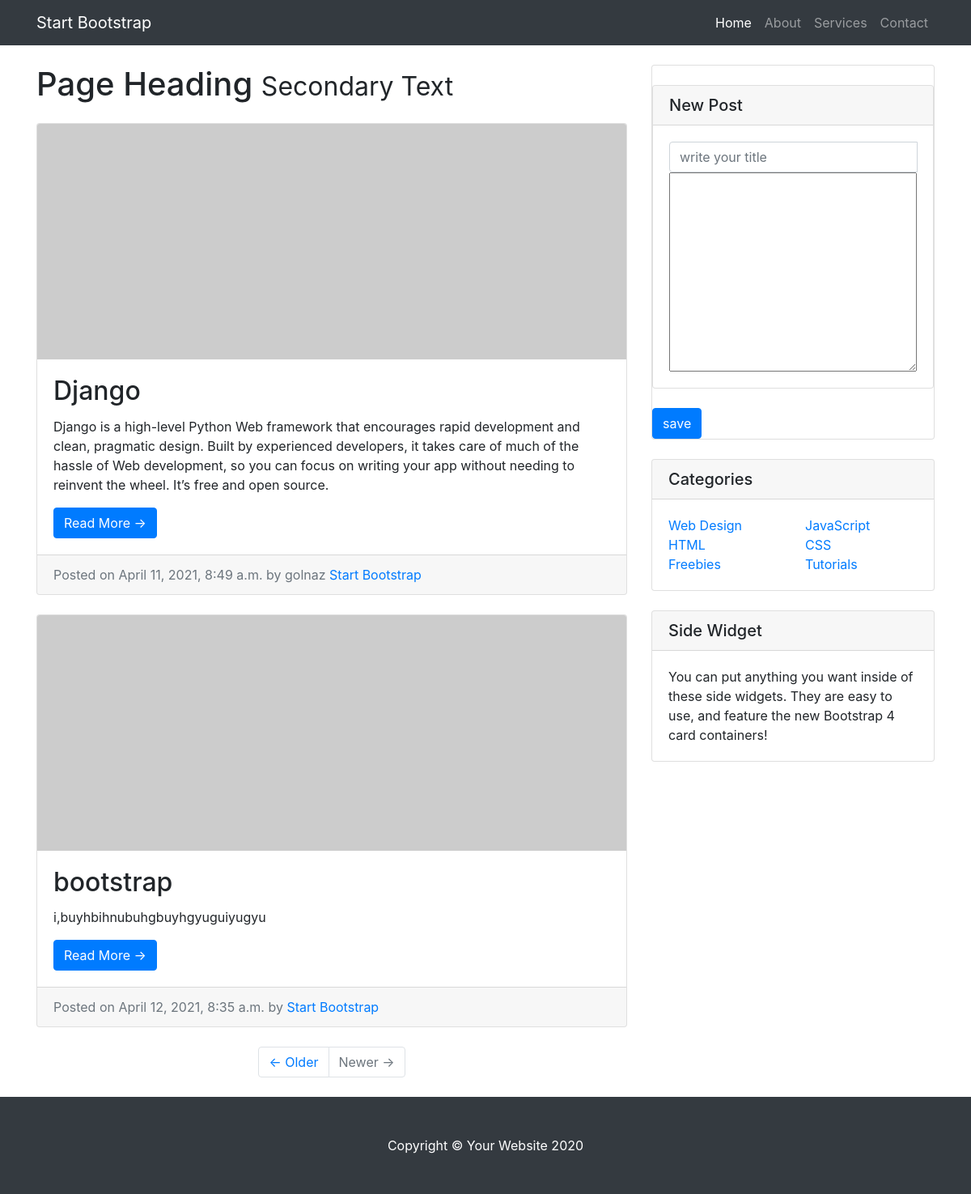
The page / on the database its author committed.
### posts/models.py (models this page shows, shortened)
class Post(models.Model):
    title = models.CharField(max_length=255)
    content = models.TextField()
    created_at = models.DateTimeField(auto_now_add=True)
    user = models.ForeignKey(
        User, on_delete=models.CASCADE,null=True,default=None
    )

### pages/views.py (the view)
# urls.py: path('',index_view,name="index"),
def index_view(request):
    posts = Post.objects.all()
    form = PostForm(request.POST or None)
    if form.is_valid():
        form.save()
        form = PostForm()
        messages.success(request,'saving successfully.')
    context = {
        'form':form,
        'posts': posts
    }
    return render(request, 'index.html', context)

### posts/forms.py
class PostForm(forms.ModelForm):
    title = forms.CharField(widget=
                            forms.TextInput(
                                attrs= {
                                    "class":"form-control",
                                    "placeholder":"write your title"
                                }
                            )
                        )
    class Meta:
        model= Post
        fields= [
            'title',
            'content',
        ]

### templates/index.html (shortened to what this page needs)
{% extends 'base.html' %}
{% block page %}
    <div class="row">
        <div class="col-md-8">
            <h1 class="my-4">Page Heading
                <small>Secondary Text</small>
            </h1>
            {% for post in posts %}
            <div class="card mb-4">
                <img class="card-img-top" src="http://placehold.it/750x300" alt="Card image cap">
                <div class="card-body">
                    <h2 class="card-title">{{ post.title }}</h2>
                    <p class="card-text">{{ post.content }}</p>
                    <a href="#" class="btn btn-primary">Read More &rarr;</a>
                </div>
                <div class="card-footer text-muted">
                    Posted on {{ post.created_at }} by {{ post.user.username }}
                    <a href="#">Start Bootstrap</a>
                </div>
            </div>
            {% endfor %}
            <ul class="pagination justify-content-center mb-4">
                <li class="page-item">
                    <a class="page-link" href="#">&larr; Older</a>
                </li>
                <li class="page-item disabled">
                    <a class="page-link" href="#">Newer &rarr;</a>
                </li>
            </ul>
        </div>
        <div class="col-md-4">
            <div class="card my-4">
                 <form method="POST">
            <div class="card my-4">
            <h5 class="card-header">New Post</h5>
            <div class="card-body">
                <div class="input-group">
                    {{ form.title }}
                </div>
                 <div class="input-group">
                    {{ form.content }}
                </div>
            </div>
        </div>
            <button class="btn btn-primary">save</button>
        </form>
            </div>
            <div class="card my-4">
                <h5 class="card-header">Categories</h5>
                <div class="card-body">
                    <div class="row">
                        <div class="col-lg-6">
                            <ul class="list-unstyled mb-0">
                                <li>
                                    <a href="#">Web Design</a>
                                </li>
                                <li>
                                    <a href="#">HTML</a>
                                </li>
                                <li>
                                    <a href="#">Freebies</a>
                                </li>
                            </ul>
                        </div>
                        <div class="col-lg-6">
                            <ul class="list-unstyled mb-0">
                                <li>
                                    <a href="#">JavaScript</a>
                                </li>
                                <li>
                                    <a href="#">CSS</a>
                                </li>
                                <li>
                                    <a href="#">Tutorials</a>
                                </li>
                            </ul>
                        </div>
                    </div>
                </div>
            </div>
            <div class="card my-4">
                <h5 class="card-header">Side Widget</h5>
                <div class="card-body">
                    You can put anything you want inside of these side widgets. They are easy to use, and feature the
                    new Bootstrap 4 card containers!
                </div>
            </div>
        </div>
    </div>
{% endblock %}

### templates/base.html (shortened to what this page needs)
{% load static %}
<!DOCTYPE html>
<html lang="en">
<head>
  <link href="{% static '/vendor/bootstrap/css/bootstrap.min.css' %} " rel="stylesheet">
  <link href="{% static '/css/blog-home.css' %}" rel="stylesheet">
</head>
<body>
  <nav class="navbar navbar-expand-lg navbar-dark bg-dark fixed-top">
    <div class="container">
      <a class="navbar-brand" href="#">Start Bootstrap</a>
      <div class="collapse navbar-collapse" id="navbarResponsive">
        <ul class="navbar-nav ml-auto">
          <li class="nav-item active">
            <a class="nav-link" href="#">Home
            </a>
          </li>
          <li class="nav-item">
            <a class="nav-link" href="#">About</a>
          </li>
          <li class="nav-item">
            <a class="nav-link" href="#">Services</a>
          </li>
          <li class="nav-item">
            <a class="nav-link" href="#">Contact</a>
          </li>
        </ul>
      </div>
    </div>
  </nav>
  <div class="container">
{% block page %}
 {% endblock %}
  </div>
  <footer class="py-5 bg-dark">
    <div class="container">
      <p class="m-0 text-center text-white">Copyright &copy; Your Website 2020</p>
    </div>
  </footer>
</body>
</html>

### static/css/blog-home.css (style rules this page uses)
body { padding-top: 56px; }

### rows shown on the page
Post: title "Django", content "Django is a high-level Python Web framework that encourages rapid development and clean, pragmatic design. Built by experienced developers, it takes care of much of the hassle of Web development, so you can focus on writing your app without needing to reinvent the wheel. It’s free and open source.", created_at "April 11, 2021, 8:49 a.m.", user.username "golnaz"
Post: title "bootstrap", content "i,buyhbihnubuhgbuyhgyuguiyugyu", created_at "April 12, 2021, 8:35 a.m."
